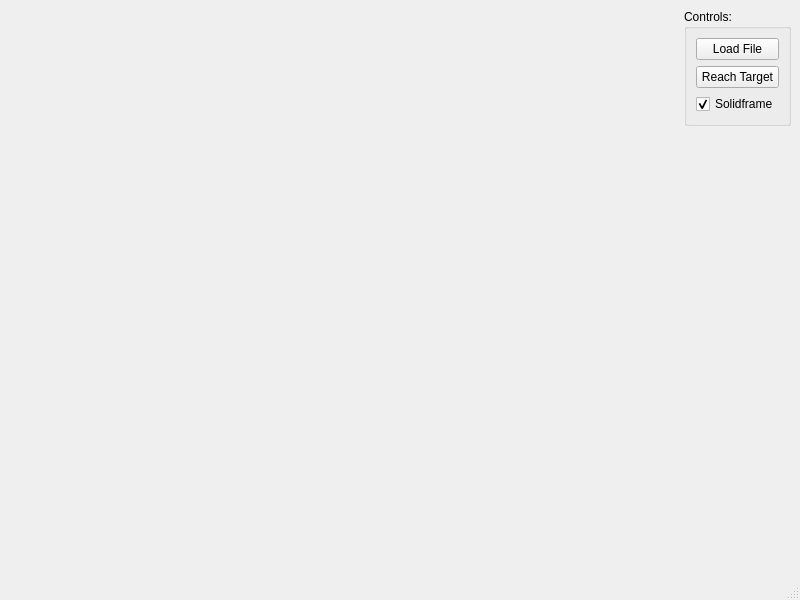
<?xml version="1.0" encoding="UTF-8"?>
<ui version="4.0">
 <class>MainWindow</class>
 <widget class="QMainWindow" name="MainWindow">
  <property name="geometry">
   <rect>
    <x>0</x>
    <y>0</y>
    <width>800</width>
    <height>600</height>
   </rect>
  </property>
  <property name="windowTitle">
   <string>CCDIKSolver</string>
  </property>
  <widget class="QWidget" name="s_description">
   <layout class="QGridLayout" name="s_MainGridLayout">
    <item row="0" column="1">
     <widget class="QGroupBox" name="groupBox">
      <property name="title">
       <string>Controls:</string>
      </property>
      <layout class="QGridLayout" name="gridLayout">
       <item row="0" column="0">
        <widget class="QPushButton" name="m_load">
         <property name="text">
          <string>Load File</string>
         </property>
        </widget>
       </item>
       <item row="1" column="0">
        <widget class="QPushButton" name="m_CCD">
         <property name="text">
          <string>Reach Target</string>
         </property>
        </widget>
       </item>
       <item row="2" column="0">
        <widget class="QCheckBox" name="m_wireframe">
         <property name="text">
          <string>Solidframe</string>
         </property>
         <property name="checked">
          <bool>true</bool>
         </property>
        </widget>
       </item>
      </layout>
     </widget>
    </item>
    <item row="0" column="0">
     <spacer name="horizontalSpacer">
      <property name="orientation">
       <enum>Qt::Horizontal</enum>
      </property>
      <property name="sizeHint" stdset="0">
       <size>
        <width>40</width>
        <height>20</height>
       </size>
      </property>
     </spacer>
    </item>
    <item row="1" column="1">
     <spacer name="verticalSpacer">
      <property name="orientation">
       <enum>Qt::Vertical</enum>
      </property>
      <property name="sizeHint" stdset="0">
       <size>
        <width>20</width>
        <height>40</height>
       </size>
      </property>
     </spacer>
    </item>
   </layout>
  </widget>
  <widget class="QMenuBar" name="menubar">
   <property name="geometry">
    <rect>
     <x>0</x>
     <y>0</y>
     <width>800</width>
     <height>26</height>
    </rect>
   </property>
  </widget>
  <widget class="QStatusBar" name="statusbar"/>
 </widget>
 <resources/>
 <connections/>
</ui>
